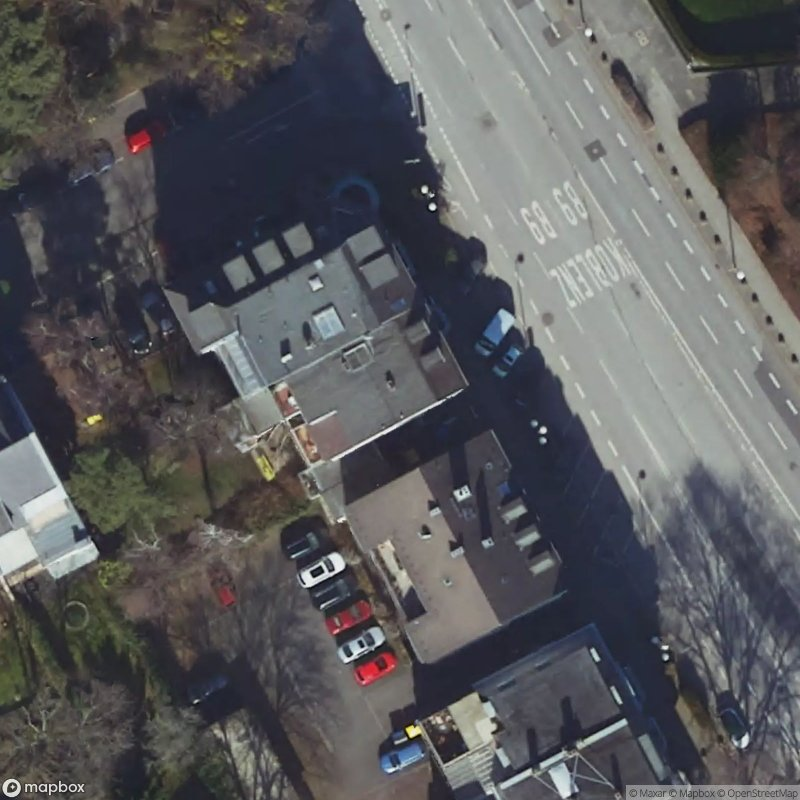
#> input picture solar_part_files/roof_top.png, 800 x 800 px
$ python -i roof_analyser.py   (imports and definitions only)
#> lines starting #> are read from the running program, lines starting #| are printed output that depends on the picture
import cv2
import numpy as np
import config
import os

def calculate_dynamic_scale():
    """
    Ensures PIXELS_PER_METER is derived from config to maintain Digital Twin integrity.
    """
    return 1.0 / np.sqrt(config.PIXEL_TO_SQM_COEFF)

# [88 lines left out: functions place_panels_on_roof, detect_shadows, not called in this run]

def select_roof_manually(image_path):
    """
    Interactive UI: Define roof boundaries with Coordinate Snapping.
    """
#> called with image_path = 'roof_top.png'
    points = []
    img_orig = cv2.imread(image_path)
#> img_orig is the input picture: shape (800, 800, 3); mean B, G, R 92.8, 90.3, 90.1
    if img_orig is None: return 0, 0, 0

    enhanced_img = cv2.detailEnhance(img_orig, sigma_s=15, sigma_r=0.15)
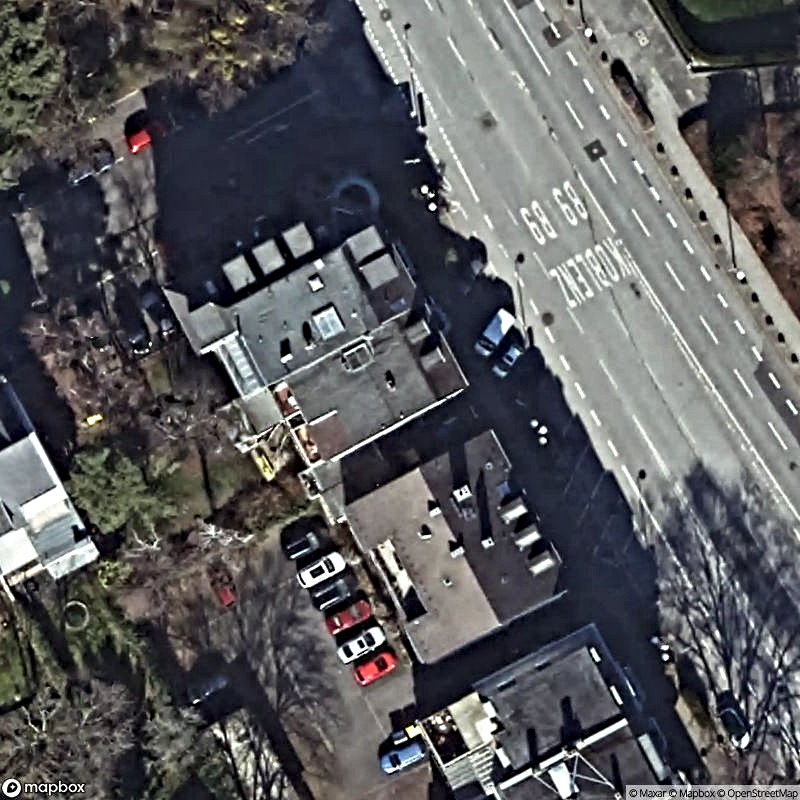
#> enhanced_img: shape (800, 800, 3); mean B, G, R 92.3, 89.9, 89.8
    px_per_m = calculate_dynamic_scale()
    window_name = "Energy-Twin: Define Roof Perimeter"

    # [7 lines left out: function mouse_event, not called in this run]

    cv2.namedWindow(window_name, cv2.WINDOW_AUTOSIZE)
    cv2.setMouseCallback(window_name, mouse_event)

    while True:
        temp_img = enhanced_img.copy()
        for i, pt in enumerate(points):
            cv2.circle(temp_img, pt, 5, (0, 0, 255), -1)
            if i > 0: cv2.line(temp_img, points[i-1], points[i], (255, 255, 0), 2)
            if len(points) > 2 and i == len(points) - 1:
                cv2.line(temp_img, points[i], points[0], (0, 255, 255), 1)

        cv2.imshow(window_name, temp_img)
        if cv2.waitKey(1) & 0xFF == 13: break
#> (key Esc is pressed here)

    cv2.destroyAllWindows()
    cv2.waitKey(1)

    if len(points) > 2:
        contour = np.array(points, dtype=np.int32)
        raw_area = cv2.contourArea(contour) / (px_per_m ** 2)
        actual_area_sqm = round(raw_area * 2) / 2

        shadow_sqm = detect_shadows(image_path, contour)
        panel_count, result_img = place_panels_on_roof(image_path, contour)

        if result_img is not None:
            overlay_path = os.path.join("assets", "analyzed_roof.png")
            cv2.imwrite(overlay_path, result_img)

        return actual_area_sqm, shadow_sqm, panel_count

    return 0, 0, 0

>>> result = select_roof_manually('roof_top.png')
